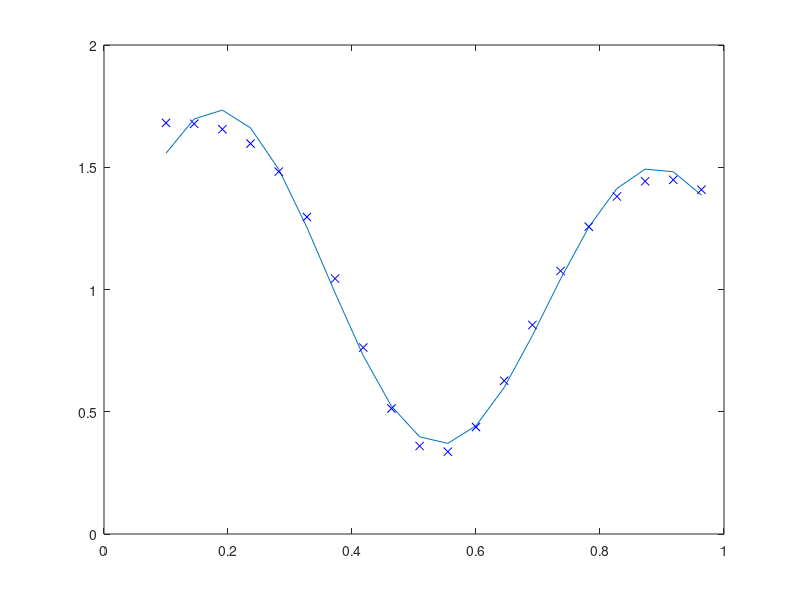

Source code (MATLAB):
clear all
clc

% 1) Sugeneruojamos pradines reiksmes. Apskaiciuojamas tinklo atsakas. 
x = 0.1:1/22:1;
y = (1 + 0.6*sin(2*pi*x/0.7)) + 0.3*sin(2*pi*x)/2;
% 2) Sugeneruojamos pradiniai svoriai

% ========== Pirmas sluoksnis ==========
w1_1 = randn(1);
w2_1 = randn(1);
w3_1 = randn(1);
w4_1 = randn(1);
w5_1 = randn(1);

b1_1 = randn(1);
b2_1 = randn(1);
b3_1 = randn(1);
b4_1 = randn(1);
b5_1 = randn(1);
% ======================================

% ========== Pasleptasis antras sluoksnis ==========
w1_2 = randn(1);
w2_2 = randn(1);
w3_2 = randn(1);
w4_2 = randn(1);
w5_2 = randn(1);

b1_2 = randn(1); %viena baze, nes vienas isejimas pagal salyga
% ==================================================
mok_zing = 0.15
for indx = 1:10000
    for n = 1:20
        % ========== Pirmas sluoksnis ==========
        v1_1 = x(n) * w1_1 + b1_1;
        v2_1 = x(n) * w2_1 + b2_1;
        v3_1 = x(n) * w3_1 + b3_1;
        v4_1 = x(n) * w4_1 + b4_1;
        v5_1 = x(n) * w5_1 + b5_1;
        
        % sigmoidine aktyvavimo f-ja
        y1_1 = 1 / (1 + exp(-v1_1)); 
        y2_1 = 1 / (1 + exp(-v2_1));
        y3_1 = 1 / (1 + exp(-v3_1));
        y4_1 = 1 / (1 + exp(-v4_1));
        y5_1 = 1 / (1 + exp(-v5_1));
        
        
        % ========== Pasleptasis antras sluoksnis ==========
        
        % pasverta suma isejimo sluoksnyje
        v1_2 = y1_1 * w1_2 + y2_1 * w2_2 + y3_1 * w3_2 + y4_1 * w4_2 + y5_1 * w5_2 + b1_2;
        
        % skaiciuojame isejima. Aktyvavimo f-ja yra tiesine
        y_apsk = v1_2;
        
        % apskaiciuojame klaida
        e = y(n) - y_apsk;
    
        % apskaiciuojame rysiu svorius. w = w + mok_zing * delta * input.
        delta_out = e;
        
        %delta yra isvestine aktyvavimo f-jos dauginta is aktyvavimo sigmoidines f-jos
        %isvestines
        delta_1 = y1_1 * (1-y1_1) * (delta_out*w1_2);
        delta_2 = y2_1 * (1-y2_1) * (delta_out*w2_2);
        delta_3 = y3_1 * (1-y3_1) * (delta_out*w3_2);
        delta_4 = y4_1 * (1-y4_1) * (delta_out*w4_2);
        delta_5 = y5_1 * (1-y5_1) * (delta_out*w5_2);
        b1_2 = b1_2 + mok_zing * delta_out;
    
        % atnaujinti svorius isejimo sluoksnyje
        w1_2 = w1_2 + mok_zing * delta_out * y1_1;
        w2_2 = w2_2 + mok_zing * delta_out * y2_1;
        w3_2 = w3_2 + mok_zing * delta_out * y3_1;
        w4_2 = w4_2 + mok_zing * delta_out * y4_1;
        w5_2 = w5_2 + mok_zing * delta_out * y5_1;
    
        % atnaujinti svorius pasleptajame sluoksnyje
        w1_1 = w1_1 + mok_zing * delta_1 * x(n);
        w2_1 = w2_1 + mok_zing * delta_2 * x(n);
        w3_1 = w3_1 + mok_zing * delta_3 * x(n);
        w4_1 = w4_1 + mok_zing * delta_4 * x(n);
        w5_1 = w5_1 + mok_zing * delta_5 * x(n);
    
        b1_1 = b1_1 + mok_zing * delta_1;
        b2_1 = b2_1 + mok_zing * delta_2;
        b3_1 = b3_1 + mok_zing * delta_3;
        b4_1 = b4_1 + mok_zing * delta_4;
        b5_1 = b5_1 + mok_zing * delta_5;
    
    end
end

for i = 1:20
    v1_1 = x(i) * w1_1 + b1_1;
    v2_1 = x(i) * w2_1 + b2_1;
    v3_1 = x(i) * w3_1 + b3_1;
    v4_1 = x(i) * w4_1 + b4_1;
    v5_1 = x(i) * w5_1 + b5_1;
   
    y1_1 = 1 / (1 + exp(-v1_1)); 
    y2_1 = 1 / (1 + exp(-v2_1));
    y3_1 = 1 / (1 + exp(-v3_1));
    y4_1 = 1 / (1 + exp(-v4_1));
    y5_1 = 1 / (1 + exp(-v5_1));
    
    v1_2 = y1_1 * w1_2 + y2_1 * w2_2 + y3_1 * w3_2 + y4_1 * w4_2 + y5_1 * w5_2 + b1_2;
    
    y_apsk(i) = v1_2;
    
    e = y(i) - y_apsk;
end

figure
plot(x, y, x, y_apsk, 'bx')


